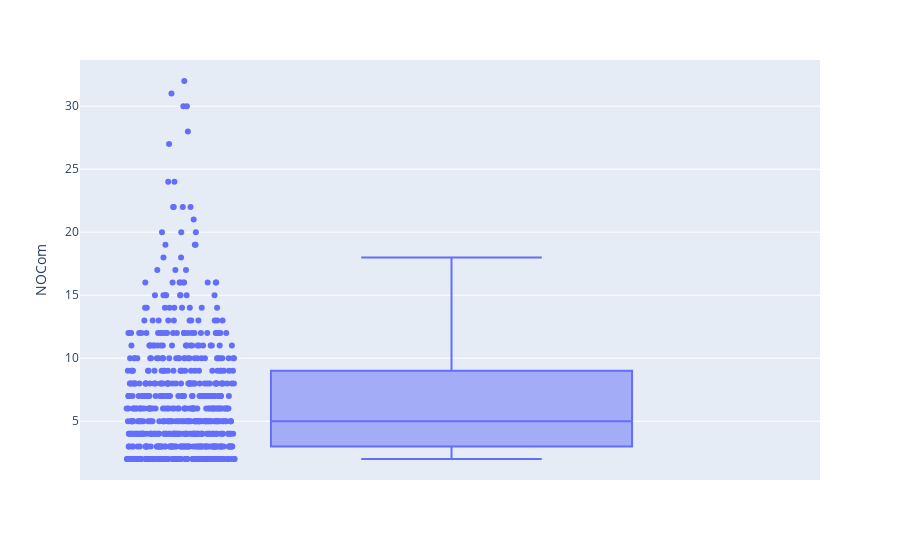

The notebook cell this image was saved under:
### Code cell
fig = px.box(df.reset_index(), y='NOCom', hover_data=['class'], points='all')
fig.show()

### Figure 1 — Plotly figure (JSON) as saved in the notebook; plotly's stock layout.template omitted (floating-point values rounded to 4 significant figures; data arrays with more than 128 entries replaced by an {"elided": "..."} marker saying what was removed)
{"data": [{"alignmentgroup": "True", "boxpoints": "all", "customdata": {"elided": "632x1 str values"}, "hovertemplate": "NOCom=%{y}<br>class=%{customdata[0]}<extra></extra>", "legendgroup": "", "marker": {"color": "#636efa"}, "name": "", "notched": false, "offsetgroup": "", "orientation": "v", "showlegend": false, "type": "box", "x0": " ", "xaxis": "x", "y": {"elided": "632 int values"}, "y0": " ", "yaxis": "y"}], "layout": {"autosize": true, "boxmode": "group", "legend": {"tracegroupgap": 0}, "margin": {"t": 60}, "xaxis": {"anchor": "y", "autorange": true, "domain": [0, 1], "range": [-0.5063, 0.5], "type": "category"}, "yaxis": {"anchor": "x", "autorange": true, "domain": [0, 1], "range": [0.3333, 33.67], "title": {"text": "NOCom"}, "type": "linear"}}}
